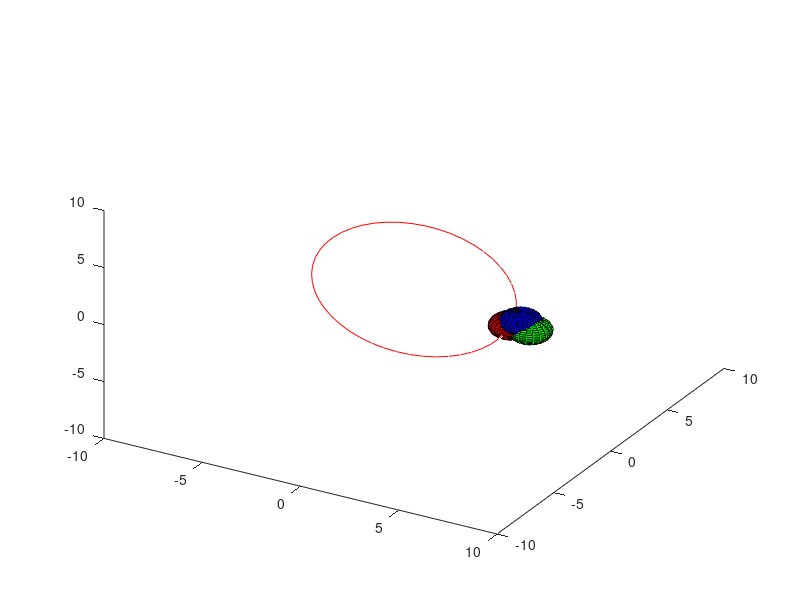

Write the MATLAB code that produced this figure.
close all
clear
clc
t = linspace(0,2*pi,50);
x = cos(t);
y = sin(t);
z = zeros(1,50);
[xp,yp,zp] = sphere;
psi = 15*pi/180;
theta = 30*pi/180;
phi = 20*pi/180;
R = [cos(phi)*cos(theta) cos(phi)*sin(theta)*sin(psi)-sin(phi)*cos(psi) cos(phi)*sin(theta)*cos(psi)+sin(phi)*sin(psi);
    sin(phi)*cos(theta) sin(phi)*sin(theta)*sin(psi)+cos(phi)*cos(psi) sin(phi)*sin(theta)*cos(psi)-cos(phi)*sin(psi);
    -sin(theta) cos(theta)*sin(psi) cos(theta)*cos(psi)];
p1 = [5*x;5*y;z];
p2 = [3*x;3*y;2*z];
p3 = [2*x;4*y;-3*z];
p1 = R*p1;
p2 = R*p2;
p3 = R*p3;
hold on
%for k = 1:3
  for idx = 1:length(t)
      clf
      plot3(p1(1,:),p1(2,:),p1(3,:),'r')
      hold on
      surf(xp+p1(1,idx),yp+p1(2,idx),zp+p1(3,idx),'FaceColor','r')
      surf(xp+.5+p1(1,idx),yp+p1(2,idx),zp+.5+p1(3,idx),'FaceColor','b')
      surf(xp+1+p1(1,idx),yp+p1(2,idx),zp+p1(3,idx),'FaceColor','g')
      %plot3(p2(1,:),p2(2,:),p2(3,:),'b')
      %surf(xp+p2(1,idx),yp+p2(2,idx),zp+p2(3,idx),'FaceColor','b')
      %plot3(p3(1,:),p3(2,:),p3(3,:),'g')
      %surf(xp+p3(1,idx),yp+p3(2,idx),zp+p3(3,idx),'FaceColor','g')
      xlim([-10 10])
      ylim([-10 10])
      zlim([-10 10])
      view(30,40)
      pause(0.1)
  end
%end
